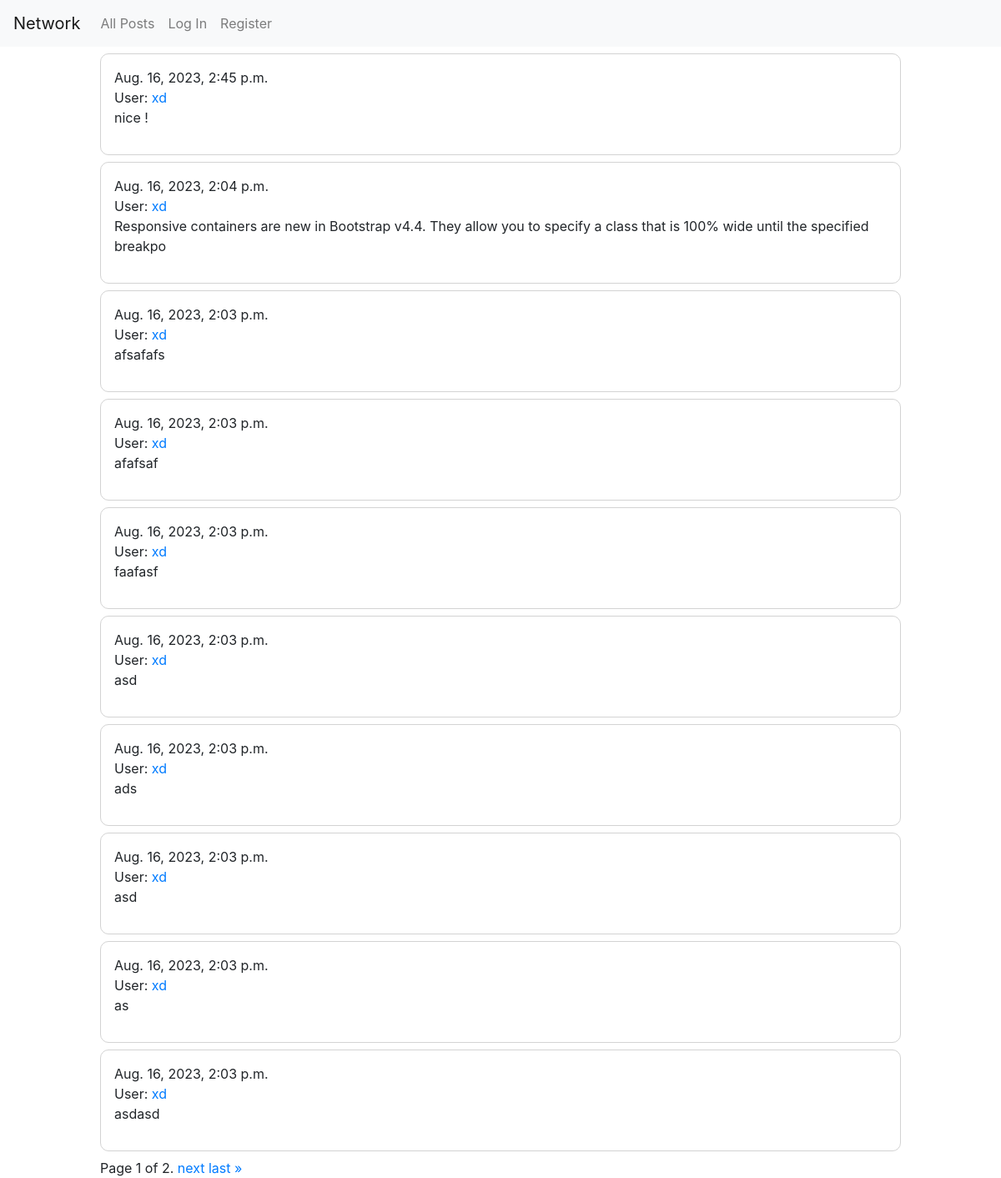
The page / on the database its author committed.
### network/models.py (models this page shows)
class Post(models.Model):
    user = models.ForeignKey(User,on_delete=models.CASCADE)
    post = models.TextField(max_length=256)
    timestamp = models.DateTimeField(auto_now_add=True)

class User(AbstractUser):
    followers = models.ManyToManyField('self', symmetrical=False, related_name='following', default=0)

### network/views.py (the view, shortened to what this page needs)
# urls.py: path("", views.index, name="index"),
def index(request):
    current_user = request.user
    posts_list, page_obj = pagination(request, current_user,Post.objects.all().order_by('-timestamp'))
    return render(request, "network/index.html",{
        'form': CreateNewPostForm(),
        'posts_list':posts_list,
        'page_obj': page_obj,
        })

### network/views.py (called while the page is built)
def pagination(request, current_user,posts_list):
    for post in posts_list:
        post.likes_count = Likes.objects.filter(post=post).count() # assign ammount of likes to post.likes_count variable
        like_btn = "Like"  # Default value of like/not like button
        if current_user.is_authenticated:
            try:
                like = Likes.objects.get(post=post, user=current_user)
                like_btn = "Unlike" # If he likes.. then he can "Unlike" the post
            except Likes.DoesNotExist:
                pass # If he doesn't like then button stays on "Like"
        post.like_btn = like_btn    # assign the value of button like/unlike
    paginator = Paginator(posts_list, 10)
    page_number = request.GET.get('page')
    page_obj = paginator.get_page(page_number)
    return posts_list,page_obj

### network/templates/network/index.html (shortened to what this page needs)
{% extends "network/layout.html" %}
{% block body %}
    {% if posts_list %}
        {% for post in page_obj %}
        <div id="post_content">
            {{post.timestamp}}
<br>
            User: <a href="{% url 'profile_view' post.user.id %}">{{post.user}}</a>
            <br>
            <div id="post_container">
                <p id="post" >{{post.post}} </p>
            </div>
        </div>
        {% endfor %}
        <div class="pagination">
            <span class="step-links">
                <span class="current">
                    Page {{ page_obj.number }} of {{ page_obj.paginator.num_pages }}.
                </span>
                {% if page_obj.has_next %}
                    <a href="?page={{ page_obj.next_page_number }}">next</a>
                    <a href="?page={{ page_obj.paginator.num_pages }}">last &raquo;</a>
                {% endif %}
            </span>
        </div>
    {% endif %}
{% endblock %}

### network/static/network/styles.css (style rules this page uses)
#post_content { border: solid rgb(211, 211, 211) 1px; margin: 1vh 0; border-radius: 10px; padding: 1em; }

### rows shown on the page
Post: timestamp "Aug. 16, 2023, 2:45 p.m.", user "xd", post "nice !"
Post: timestamp "Aug. 16, 2023, 2:04 p.m.", user "xd", post "Responsive containers are new in Bootstrap v4.4. They allow you to specify a class that is 100% wide until the specified breakpo"
Post: timestamp "Aug. 16, 2023, 2:03 p.m.", user "xd", post "afsafafs"
Post: timestamp "Aug. 16, 2023, 2:03 p.m.", user "xd", post "afafsaf"
Post: timestamp "Aug. 16, 2023, 2:03 p.m.", user "xd", post "faafasf"
Post: timestamp "Aug. 16, 2023, 2:03 p.m.", user "xd", post "asd"
Post: timestamp "Aug. 16, 2023, 2:03 p.m.", user "xd", post "ads"
Post: timestamp "Aug. 16, 2023, 2:03 p.m.", user "xd", post "asd"
Post: timestamp "Aug. 16, 2023, 2:03 p.m.", user "xd", post "as"
Post: timestamp "Aug. 16, 2023, 2:03 p.m.", user "xd", post "asdasd"

### other values the page prints
{{ page_obj.number }} "1"
{{ page_obj.paginator.num_pages }} "2"
